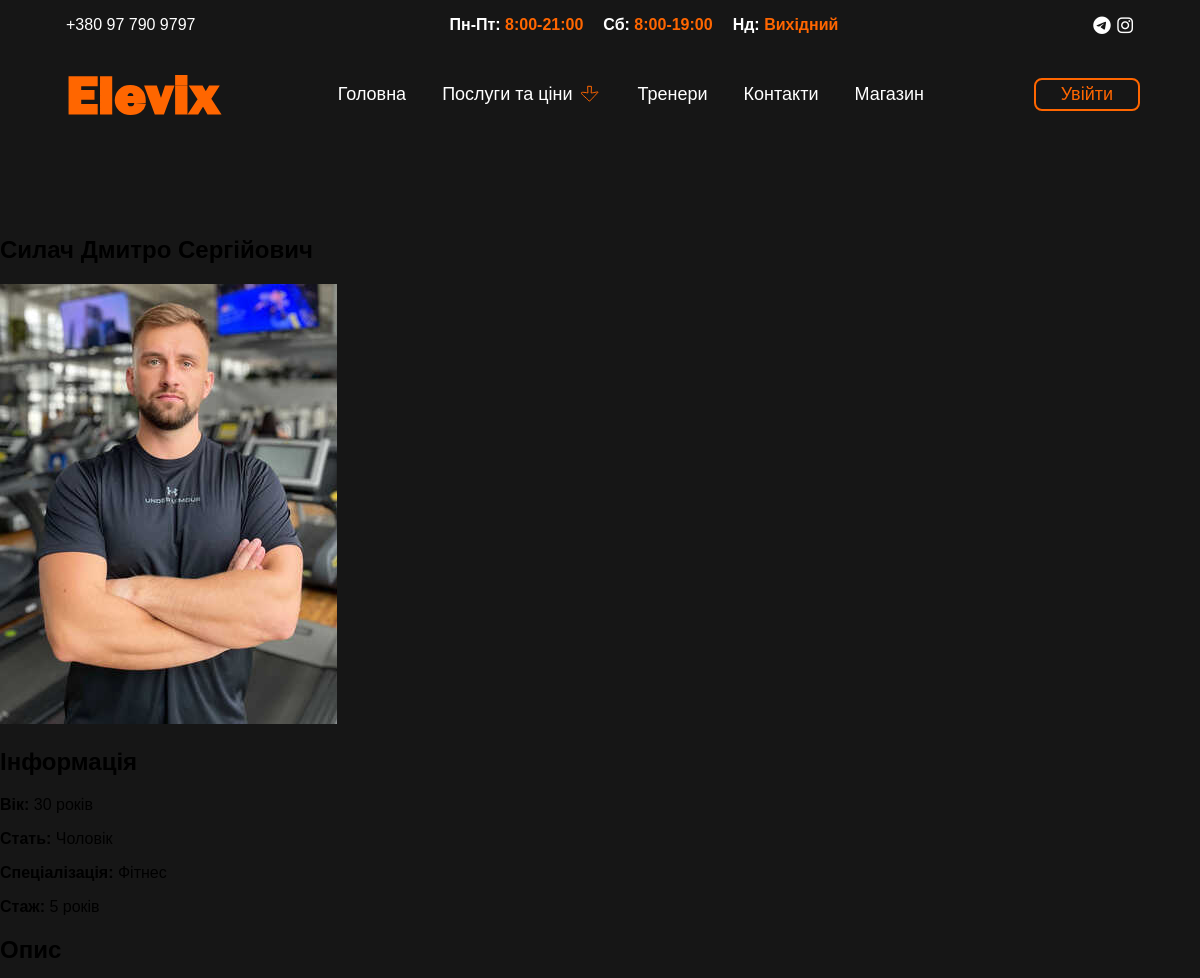
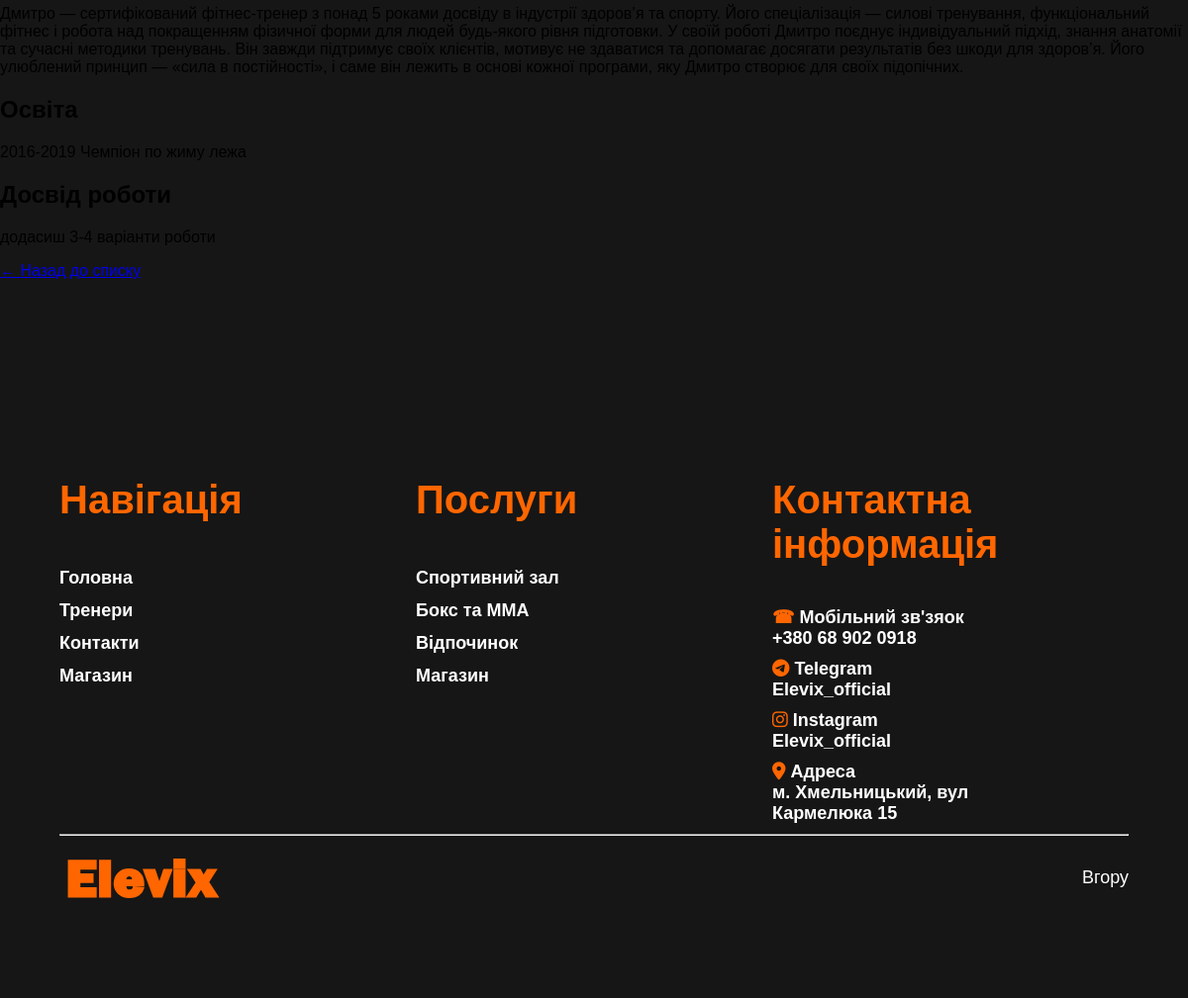
Screenshot of /elevix/trainers/1/ with the database file from the repository (2 pictures, top to bottom).
### elevix/models.py (models this page shows, shortened)
class Trainer(models.Model):
    GENDER_CHOICES = [
        ('M', 'Чоловік'),
        ('F', 'Жінка'),
    ]
    SPECIALIZATION_CHOICES = [
        ('mma', 'ММА'),
        ('boxing', 'Бокс'),
        ('massage', 'Масаж'),
        ('fitness', 'Фітнес'),
        ('yoga', 'Йога'),
        ('crossfit', 'Кросфіт'),
    ]
    user = models.OneToOneField(
        GymUser,
        on_delete=models.CASCADE,
        related_name='trainer_profile',
        verbose_name="Користувач",
        blank=True,
        null=True
    )
    first_name = models.CharField("Ім'я", max_length=100)
    last_name = models.CharField("Прізвище", max_length=100)
    middle_name = models.CharField("По-батькові", max_length=100, blank=True)
    age = models.PositiveIntegerField("Вік")
    gender = models.CharField("Стать", max_length=1, choices=GENDER_CHOICES)
    experience = models.PositiveIntegerField("Стаж (років)")
    specialization = models.CharField(
        "Спеціалізація",
        max_length=50,
        choices=SPECIALIZATION_CHOICES,
        default='fitness'
    )
    photo = models.ImageField("Фото", upload_to='trainers/', blank=True, null=True)
    description = models.TextField("Опис", blank=True)
    graduate = models.TextField("Освіта", blank=True)
    work_experience = models.TextField("Досвід роботи", blank=True)
    created_at = models.DateTimeField("Дата створення", auto_now_add=True)
    updated_at = models.DateTimeField("Дата оновлення", auto_now=True)
    class Meta:
        db_table = 'trainers'
        verbose_name = 'Тренер'
        verbose_name_plural = 'Тренери'
        ordering = ['-created_at']
    def get_full_name(self):
        parts = [self.last_name, self.first_name, self.middle_name]
        return " ".join(filter(None, parts))

### elevix/views.py (the view)
# urls.py: path('trainers/<int:pk>/', views.trainer_detail, name='trainer_detail'),
def trainer_detail(request, pk):
    trainer = get_object_or_404(Trainer, pk=pk)
    services = trainer.services.filter(is_active=True)
    schedules = trainer.schedules.filter(is_active=True).order_by('day_of_week', 'start_time')
    context = {
        'trainer': trainer,
        'services': services,
        'schedules': schedules,
    }
    return render(request, 'elevix/trainer_detail.html', context)

### elevix/templates/elevix/trainer_detail.html (shortened to what this page needs)
{% extends "base.html" %}
{% load static %}
{% block content %}
<section>
    <div>
        <h1>{{ trainer.get_full_name }}</h1>
        {% if trainer.photo %}
            <img src="{{ trainer.photo.url }}"
                 alt="{{ trainer.get_full_name }}"
                 >
        {% else %}
            <div>
                {{ trainer.first_name.0 }}{{ trainer.last_name.0 }}
            </div>
        {% endif %}
        <div>
            <h2>Інформація</h2>
            <p><strong>Вік:</strong> {{ trainer.age }} років</p>
            <p><strong>Стать:</strong> {{ trainer.get_gender_display }}</p>
            <p><strong>Спеціалізація:</strong> {{ trainer.get_specialization_display }}</p>
            <p><strong>Стаж:</strong> {{ trainer.experience }} років</p>
        </div>
        {% if trainer.description %}
        <div>
            <h2>Опис</h2>
            <p>{{ trainer.description }}</p>
        </div>
        {% endif %}
        {% if trainer.graduate %}
        <div>
            <h2>Освіта</h2>
            <p>{{ trainer.graduate }}</p>
        </div>
        {% endif %}
        {% if trainer.work_experience %}
        <div>
            <h2>Досвід роботи</h2>
            <p>{{ trainer.work_experience }}</p>
        </div>
        {% endif %}
        <a href="{% url 'elevix:trainers_list' %}">← Назад до списку</a>
    </div>
</section>
{% endblock %}

### templates/base.html (shortened to what this page needs)
<!DOCTYPE html>
<html lang="ru">
<head>
    {% load static %}
    <link href="{% static 'css/main.css' %}" rel="stylesheet">
    <link rel="stylesheet" href="{% static 'elevix/css/style.css' %}">
    <link rel="stylesheet" href="https://cdnjs.cloudflare.com/ajax/libs/font-awesome/6.4.0/css/all.min.css" />
    <link rel="stylesheet" href="https://cdn.jsdelivr.net/npm/intl-tel-input@25.3.1/build/css/intlTelInput.css">
</head>
<body>
    <div class="wrapper">
    {% include 'includes/menu.html' %}
    {% block content %}{% endblock %}
        {% include 'includes/footer.html' %}
    </div>
</body>
</html>

### templates/includes/menu.html (shortened to what this page needs)
{% load static %}
{% block extra_css %}
    <link rel="stylesheet" href="{% static 'elevix/css/logoanmt.css' %}">
    <link rel="stylesheet" href="{% static 'elevix/css/menu.css' %}">
{% endblock %}
<header>
    <div class="container">
        <div class="section_info">
            <div class="block-phone">
                <p> +380 97 790 9797 </p>
            </div>
            <div class="block-timetable">
                <p>Пн-Пт: <span>8:00-21:00</span></p>
                <p>Сб: <span>8:00-19:00</span></p>
                <p>Нд: <span>Вихідний</span></p>
            </div>
            <div class="block-messegers">
                <p>
                    <a href="index.html"> <i class="fab fa-telegram color-root"></i></a>
                    <a href="wfie.html"> <i class="fab fa-instagram color-root"></i></a>
                </p>
            </div>
        </div>
        <div class="section_menu">
            <div class="logo_position">
                <img class="logo_name" src="{% static 'elevix/images/logoanmt2.svg' %}">
            </div>
            <div class="block_menu">
                <a class="menu_item" href="index.html">Головна</a>
                <div class="menu_item block-dropdown-menu ">Послуги та ціни <img src="{% static 'elevix/images/menu-arrow.svg' %}" alt="">
                </div>
                <a class="menu_item" href="contact.html">Тренери</a>
                <a class="menu_item" href="contact.html">Контакти</a>
                <a class="menu_item" href="contact.html">Магазин</a>
            </div>
            <div class="item_right">
                <div class="btn_item">
                    Увійти
                </div>
            </div>
        </div>
    </div>
</header>

### templates/includes/footer.html
{% load static %}
{% block extra_css %}
    <link rel="stylesheet" href="{% static 'elevix/css/logoanmt.css' %}">
{% endblock %}
<footer>
    <div class="container">
        <div class="block-footer">
            <div class="cntnt-footer">
                <div class="item-footer">
                    <p>Навігація</p>
                    <ul>
                        <li><a href="#">Головна</a></li>
                        <li><a href="#">Тренери</a></li>
                        <li><a href="#">Контакти</a></li>
                        <li><a href="#">Магазин</a></li>
                    </ul>
                </div>
                <div class="item-footer">
                    <p>Послуги</p>
                    <ul>
                        <li><a href="#">Спортивний зал</a></li>
                        <li><a href="#">Бокс та ММА</a></li>
                        <li><a href="#">Відпочинок</a></li>
                        <li><a href="#">Магазин</a></li>
                    </ul>
                </div>
                <div class="item-footer">
                       <p>Контактна інформація</p>
                        <div class="item-contact"><span class="span-for-item">&#9742;</span>Мобільний зв'зяок
                           <br>
                           <span>+380 68 902 0918</span>
                         </div>
                         <div class="item-contact"> <i class="fab fa-telegram span-for-item"></i>Telegram
                           <br>
                           <span>Elevix_official</span>
                         </div>
                         <div class="item-contact"> <i class="fab fa-instagram span-for-item"></i>Instagram
                           <br>
                           <span>Elevix_official</span>
                         </div>
                         <div class="item-contact"> <i class="fas fa-map-marker-alt span-for-item"></i>Адреса
                            <br>
                            <span>м. Хмельницький, вул Кармелюка 15</span>
                         </div>
                </div>
            </div>
             <hr class="line-card">
            <div class="last">
                 <img class="logo_name" src="{% static 'elevix/images/logoanmt2.svg' %}">
                  <div class="btn-up">Вгору</div>
            </div>
        </div>
    </div>
</footer>

### elevix/static/elevix/css/style.css (style rules this page uses)
:root { --orange-color:#FF6600; --white-color: white; --gray-line-color:rgb(59, 56, 56); --background-black: rgb(22, 22, 22); --small-size: clamp(8px, 4vw, 16px); --txt-menu-item-size: clamp(8px, 6vw, 18px); --txt-item-service-size: clamp(8px, 6vw, 25px); --txt-big-size: clamp(44px, 4vw, 70px); --txt-middle-size: clamp(20px, 5vw, 40px); --txt-middle-middle-size: clamp(18px, 6vw, 30px); --txt-size-card-trener: clamp(22px, 4vw, 44px); }
* { box-sizing: border-box; font-family: Arial, Helvetica, sans-serif; }
html, body { width: 100%; height: 100%; padding: 0; margin: 0; top: 0; left: 0; }
.container { padding: 0; width: 1920px; max-width: 90%; }
section { width: 100%; display: flex; flex-direction: column; align-items: center; padding: 80px 0px; height: auto; background: var(--background-black); }
hr { width: 100%; margin: 150px 0px; }
.line-card { margin: 0; }
footer { background: var(--background-black); display: flex; flex-direction: column; align-items: center; padding: 80px 0px; }
.block-footer { width: 100%; display: flex; flex-direction: column; }
.cntnt-footer,.last { width: 100%; }
.cntnt-footer { display: flex; }
.last { display: flex; justify-content: space-between; align-items: center; }
.item-footer { width: 100%; }
.item-footer p { color: var(--orange-color); font-size: var(--txt-middle-size); font-weight: bolder; }
.item-footer ul { padding: 0; list-style: none; }
.item-footer ul li { padding: 6px 0px; }
.item-footer ul li a { color: var(--white-color); text-decoration: none; font-size: var(--txt-menu-item-size); transition: all .3s; font-weight: bolder; }
.item-contact { font-size: var(--txt-menu-item-size); color: var(--white-color); width: 250px; margin-bottom: 10px; font-weight: bolder; }
.span-for-item { color: var(--orange-color); margin-right: 5px; }
.btn-up { color: var(--white-color); font-size: var(--txt-menu-item-size); cursor: pointer; }

### elevix/static/elevix/css/menu.css (style rules this page uses)
header { display: flex; flex-direction: column; align-items: center; width: 100%; position: sticky; z-index: 999; top: 0; background: var(--background-black); }
.section_menu, .section_info { display: flex; justify-content: space-between; }
.section_info { padding: 0px 6px; }
.block-phone { display: flex; color: var(--white-color); font-size: var(--small-size); }
.block-timetable { display: flex; }
.block-timetable p { padding: 0px 10px; font-size: var(--small-size); color: var(--white-color); font-weight: bold; }
.block-timetable p span { color: var(--orange-color); }
.block-messegers p { color: var(--white-color); font-size: var(--small-size); }
.color-root { color: var(--white-color); font-size: var(--txt-menu-item-size); transition: all 0.3s; padding: 0px 1px; }
.logo_position, .block_menu, .item_right { display: flex; align-items: center; }
.logo_name { width: clamp(120px, 14vw, 190px); height: auto; }
.block_menu { justify-content: center; }
.menu_item { display: flex; align-items: center; font-size: var(--txt-menu-item-size); cursor: pointer; transition: all 0.4s; color: var(--white-color); height: 100%; padding: 0px 18px; }
.block_menu a { color: var(--white-color); font-size: var(--txt-menu-item-size); text-decoration: none; transition: all 0.3s; }
.btn_item { font-size: var(--txt-menu-item-size); padding: 4px 25px; color: var(--orange-color); border: 2px solid var(--orange-color); border-radius: 8px; transition: all 0.4s; }
.block-dropdown-menu { position: relative; }
.block-dropdown-menu img { margin: 0px 0px 0px 4px; }

### rows the page displays
Trainer: get_full_name "Силач Дмитро Сергійович", photo (picture), age "30", gender "Чоловік", specialization "Фітнес", experience "5", description "Дмитро — сертифікований фітнес-тренер з понад 5 роками досвіду в індустрії здоров’я та спорту. Його спеціалізація — силові тренування, функціональний фітнес і робота над покращенням фізичної форми для людей будь-якого рівня підготовки. У своїй роботі Дмитро поєднує індивідуальний підхід, знання анатомії та сучасні методики тренувань. Він завжди підтримує своїх клієнтів, мотивує не здаватися та допомагає досягати результатів без шкоди для здоров’я. Його улюблений принцип — «сила в постійності», і саме він лежить в основі кожної програми, яку Дмитро створює для своїх підопічних.", graduate "2016-2019 Чемпіон по жиму лежа", work_experience "додасиш 3-4 варіанти роботи"
